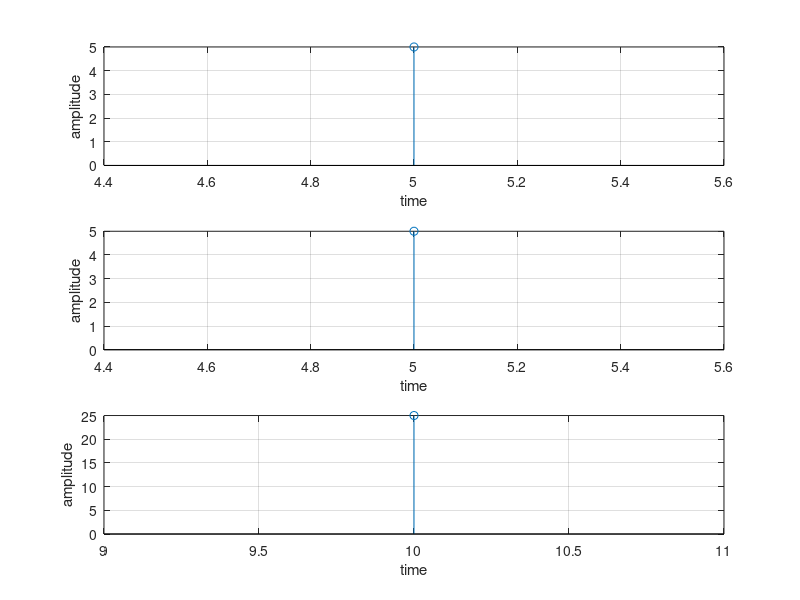

Write MATLAB code to recreate this figure. (Note: this script raises an error after producing the figure.)
%Program to find the linear convolution of two sequences

%a
x1=input('Enter the first sequence x1(n) = ');
t1=input('Enter the starting time of first sequence t1 = ');
x2=input('Enter the second sequence x2(n) = ');
t2=input('Enter the starting time of second sequence t2 = ');
l1=length(x1);
l2=length(x2);
ln=l1+l2-1;

yn=conv(x1,x2,'same');

a=t1+l1-1;
t=t1:a;
subplot(311);
stem(t,x1);
grid on;
xlabel('time');
ylabel('amplitude');


a=t2+l2-1;
t=t2:a;
subplot(312);
stem(t,x2);
grid on;
xlabel('time');
ylabel('amplitude');


tn=t1+t2;
a=tn+ln-1;
t=tn:a;
subplot(313)
stem(t,yn);
grid on;
xlabel('time');
ylabel('amplitude');
TITLE('Convolved output');



